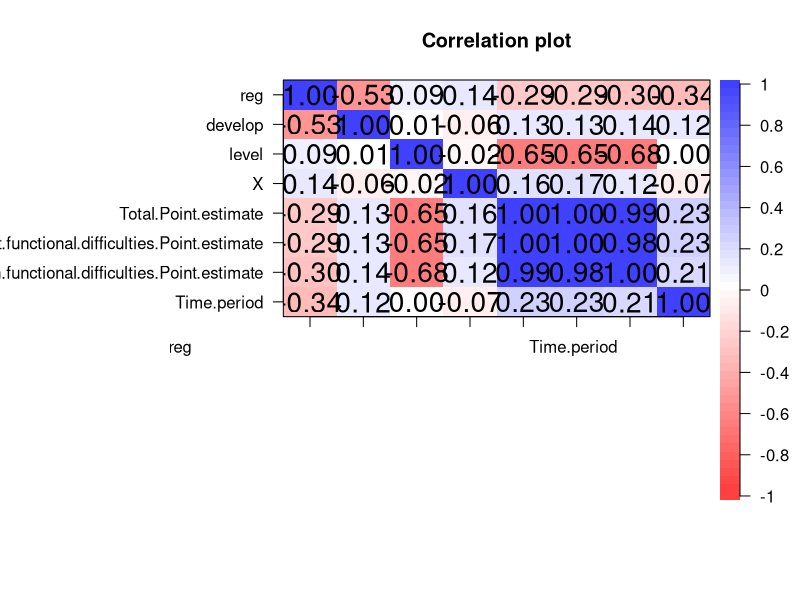
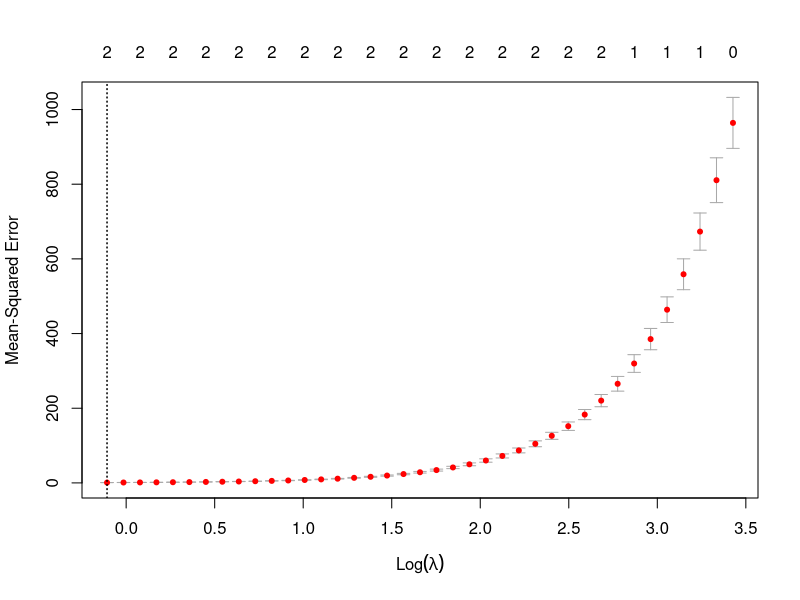
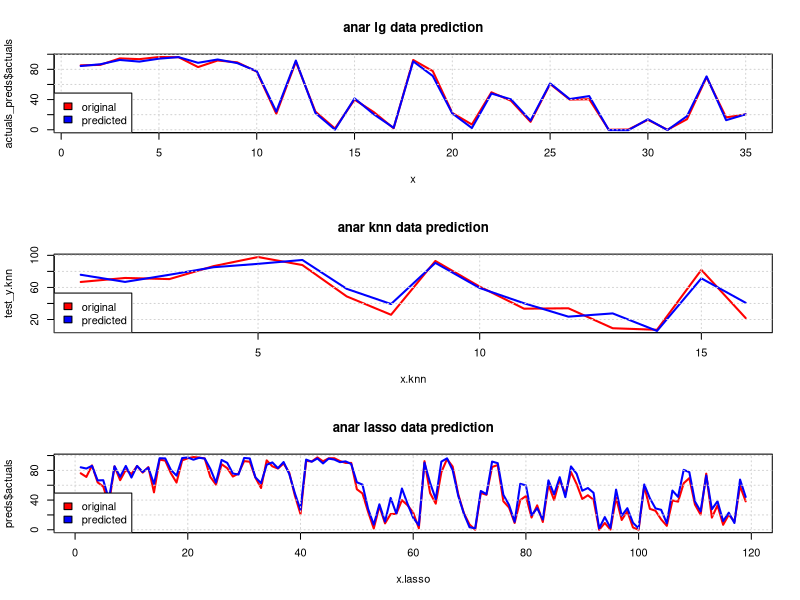

Write R code to recreate these figures, in order.
library(psych)
library(caret)
library(dplyr)
library(car)
library(Metrics)

anar=read.csv("ANAR/HousingANAR.csv")
dt=subset(anar,select = c(reg,develop,level,X,
                          Total.Point.estimate,Children.without.functional.difficulties.Point.estimate,
                          Children.with.functional.difficulties.Point.estimate,Time.period))
corPlot(cor(dt))

#LINEAR REGRESSION
set.seed(4)
split1<- sample(c(rep(0, 0.7 * nrow(dt)), rep(1, 0.3 * nrow(dt))))
table(split1)
train.lr=dt[split1==0,]
test.lr=dt[split1==1,]

model.lr=lm(Children.with.functional.difficulties.Point.estimate~.,data = train.lr)
dtPred=predict(model.lr,test.lr)

actuals_preds <- data.frame(cbind(actuals=test.lr$Children.with.functional.difficulties.Point.estimate, predicteds=dtPred))


mse.lr = mean((actuals_preds$actuals - actuals_preds$predicteds)^2)
mae.lr = MAE(actuals_preds$actuals, actuals_preds$predicteds)
rmse.lr = RMSE(actuals_preds$actuals, actuals_preds$predicteds)

cat("MSE: ", mse.lr, "MAE: ", mae.lr, " RMSE: ", rmse.lr)
#MSE:  6.044498 MAE:  1.898926  RMSE:  2.458556

cor(actuals_preds)
#              actuals predicteds
# actuals    1.0000000  0.9975991
# predicteds 0.9975991  1.0000000

summary(model.lr)

#----------
#KNN
indexes = createDataPartition(dt$Children.with.functional.difficulties.Point.estimate, 
                              p = .85, list = F)

set.seed(2)
train.knn = dt[indexes, ]
test.knn = dt[-indexes, ]

train_x.knn = train.knn[, -6]
train_x.knn = scale(train_x.knn)[,]
train_y.knn = train.knn[,6]

test_x.knn = test.knn[, -6]
test_x.knn = scale(test.knn[,-6])[,]
test_y.knn = test.knn[,6]

model.knn = knnreg(train_x.knn, train_y.knn)
str(model.knn)

pred_y.knn = predict(model.knn, data.frame(test_x.knn))

print(data.frame(test_y.knn, pred_y.knn))

mse.knn = mean((test_y.knn - pred_y.knn)^2)
mae.knn = caret::MAE(test_y.knn, pred_y.knn)
rmse.knn = caret::RMSE(test_y.knn, pred_y.knn)

cat("MSE: ", mse.knn, "MAE: ", mae.knn, " RMSE: ", rmse.knn)
#:  43.53883 MAE:  4.03375  RMSE:  6.598396


#---------
#LASSO REGRESSION
library(glmnet)

dt.lasso=subset(anar,select = c(reg,develop,level,X,
                          Total.Point.estimate,Children.without.functional.difficulties.Point.estimate,
                          Children.with.functional.difficulties.Point.estimate,Time.period))
str(dt.lasso)

y.lasso <- anar$Children.without.functional.difficulties.Point.estimate

x.lasso <- data.matrix(anar[, c('reg', 'develop', 'level','X',
                                'Total.Point.estimate','Children.without.functional.difficulties.Point.estimate',
                                'Time.period')])


#perform k-fold cross-validation to find optimal lambda value
cv_model <- cv.glmnet(x.lasso, y.lasso, alpha = 1)

#find optimal lambda value that minimizes test MSE
best_lambda <- cv_model$lambda.min
best_lambda

plot(cv_model)

#find coefficients of best model
best_model <- glmnet(x.lasso, y.lasso, alpha = 1, lambda = best_lambda)
coef(best_model)

#use fitted best model to make predictions
y.lasso_predicted <- predict(best_model, s = best_lambda, newx = x.lasso)

#find SST and SSE
sst <- sum((y.lasso - mean(y.lasso))^2)
sse <- sum((y.lasso_predicted - y.lasso)^2)

#find R-Squared
rsq <- 1 - sse/sst
rsq
# 0.9990716
hey=as.numeric(y.lasso_predicted)
preds <- data.frame(cbind(actuals=dt$Children.with.functional.difficulties.Point.estimate, predicteds=hey))

mse.lasso = mean((preds$actuals - preds$predicteds)^2)
mae.lasso = MAE(preds$actuals, preds$predicteds)
rmse.lasso = RMSE(preds$actuals, preds$predicteds)
cat("MSE: ", mse.lasso, "MAE: ", mae.lasso, " RMSE: ", rmse.lasso)
#MSE:  49.02464 MAE:  5.32957  RMSE:  7.00176

#------------
#COMPARISON
par(mfrow=c(3,1)) 
x = 1:length(actuals_preds$actuals)
x.lasso = 1:length(preds$actuals)
x.knn = 1:length(test_y.knn)
plot(x, actuals_preds$actuals, col = "red", type = "l", lwd=2,
     main = "anar lg data prediction")
lines(x, actuals_preds$predicteds, col = "blue", lwd=2)
grid()
legend("bottomleft",  legend = c("original", "predicted"), 
       fill = c("red", "blue"), col = 2:3,  adj = c(0, 0.6))
plot(x.knn, test_y.knn, col = "red", type = "l", lwd=2,
     main = "anar knn data prediction")
lines(x.knn, pred_y.knn, col = "blue", lwd=2)
grid()
legend("bottomleft",  legend = c("original", "predicted"), 
       fill = c("red", "blue"), col = 2:3,  adj = c(0, 0.6))
plot(x.lasso, preds$actuals, col = "red", type = "l", lwd=2,
     main = "anar lasso data prediction")
lines(x.lasso, preds$predicteds, col = "blue", lwd=2)
grid()
legend("bottomleft",  legend = c("original", "predicted"), 
       fill = c("red", "blue"), col = 2:3)
